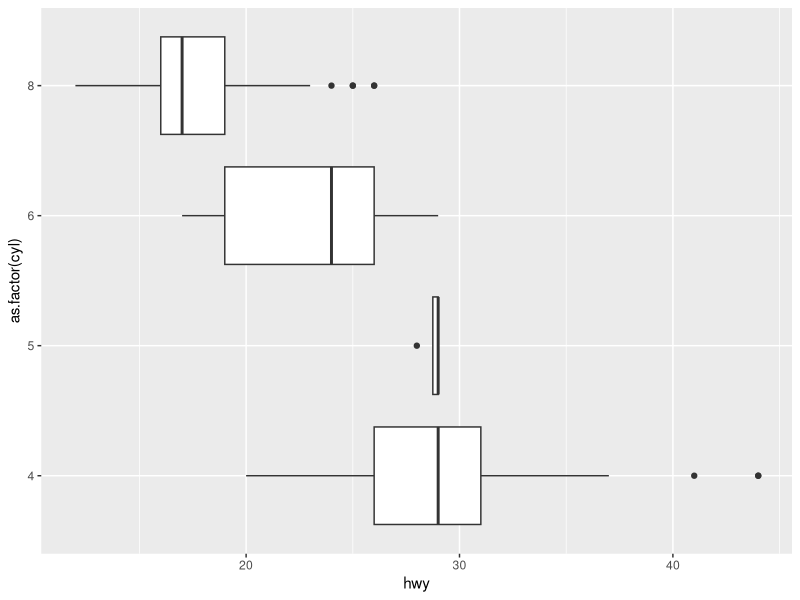
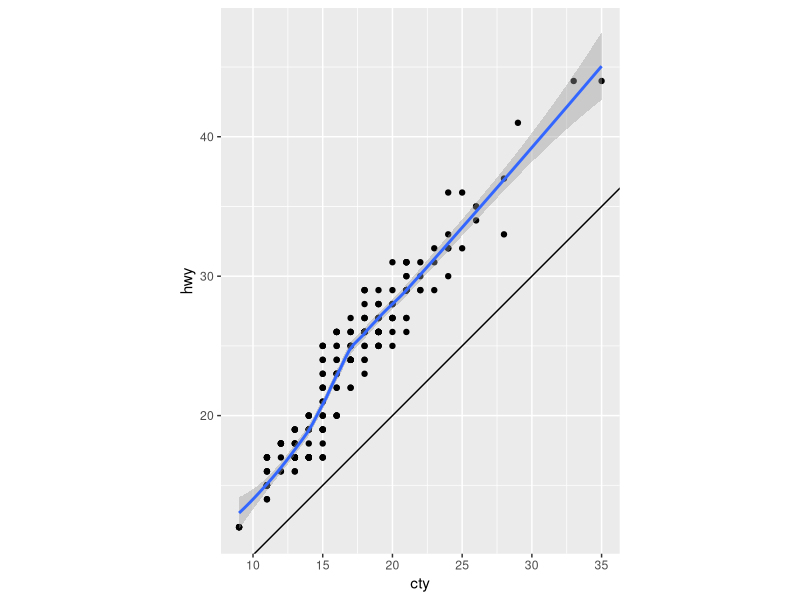
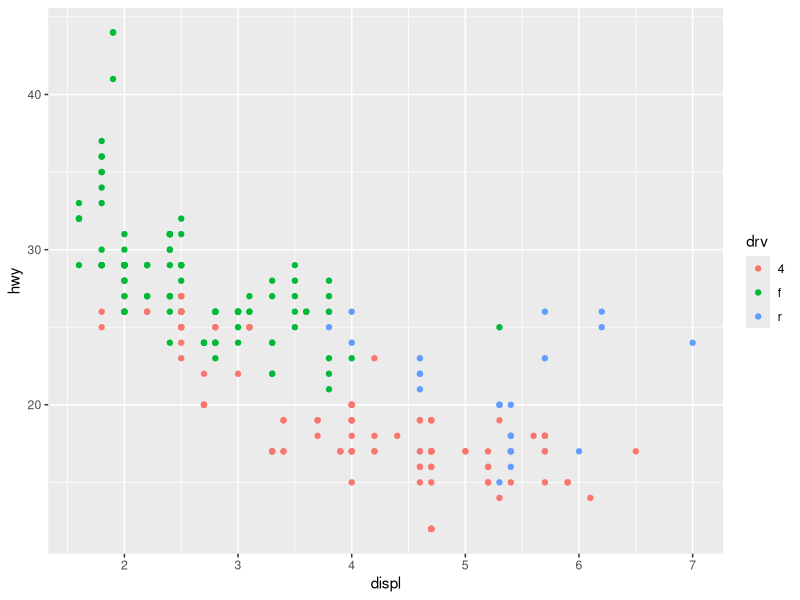

Generate these figures, in order, with R:
#----------------------------------------------
# DATA 101
# Homework 1: Hussain Sarfraz
#----------------------------------------------

# Please save this script as "YOUR LAST NAME_HW1.R" and upload the script to Canvas. 
# You should also upload a word document containing your write up and graphs.
# Please type your code into the sections outlined below. 

library(tidyverse) #load the tidyverse library first
mpg #load the dataset next
colnames(mpg) #column names
view(mpg)

#----------------------------------------------
# Question 1 
mpg$cyl #Displayed all values of cyl and hwy to understand data better
mpg$hwy

ggplot(data=mpg)+
  geom_boxplot(mapping=aes(x=as.factor(cyl),y=hwy))+coord_flip()

#----------------------------------------------
# Question 2
ggplot(data = mpg, mapping = aes(x = cty, y = hwy)) +
  geom_point() + 
  geom_abline() +
  coord_fixed() +
  geom_smooth()   # I added geom_smooth() to plot the regression line and see the correlation 
                  # between the two variables

#----------------------------------------------
# Question 3

ggplot(data=mpg)+
  geom_point(mapping=aes(x=displ,y=hwy,color=drv))
